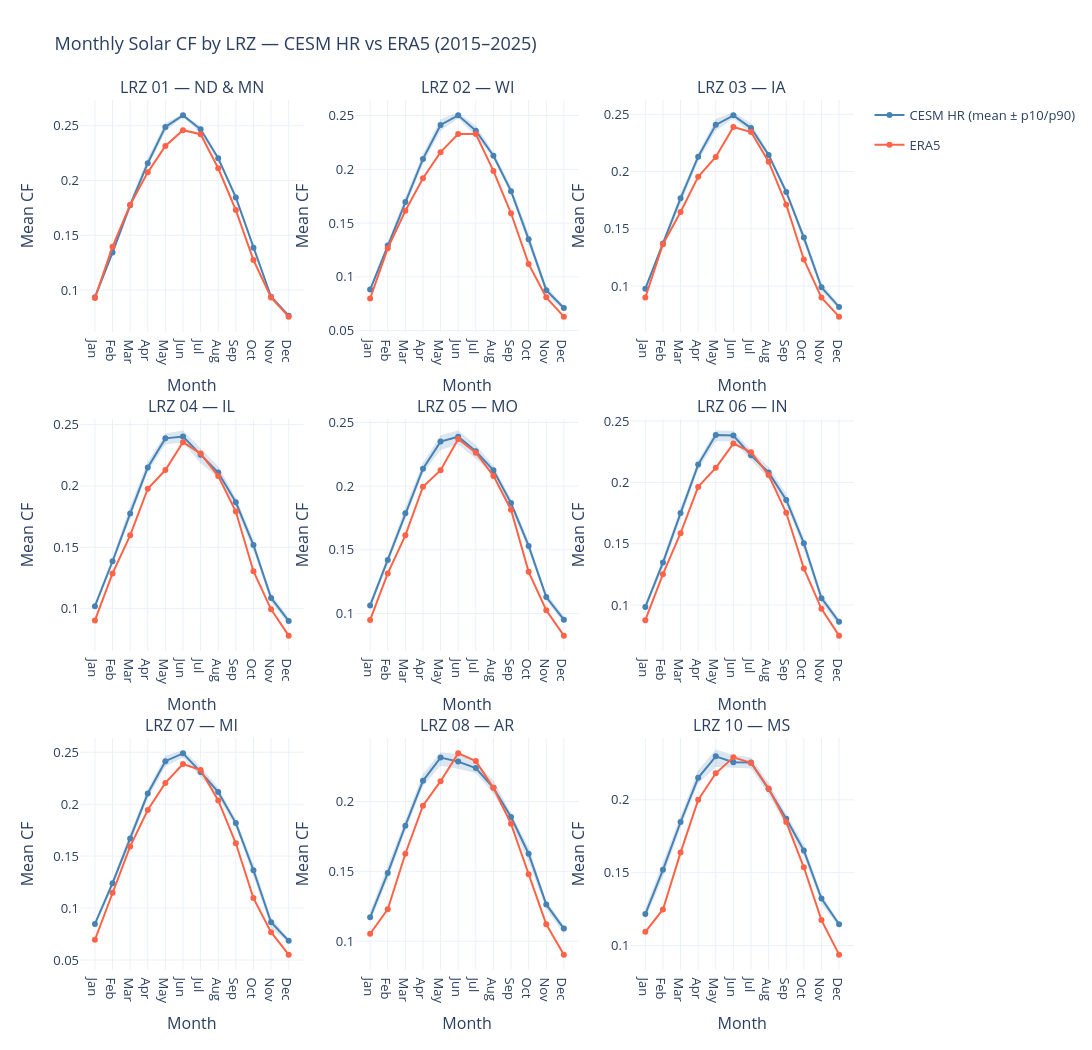

The cell this chart's notebook holds for it:
### Code cell
import plotly.graph_objects as go
from plotly.subplots import make_subplots
import plotly.colors

WEIGHTED_DIR = Path("Mapping/capacity_weighted")
ENSEMBLES    = [f"{i:03d}" for i in range(1, 20)]
LRZS         = ["01", "02", "03", "04", "05", "06", "07", "08", "10"]
MONTH_LABELS = ["Jan", "Feb", "Mar", "Apr", "May", "Jun",
                "Jul", "Aug", "Sep", "Oct", "Nov", "Dec"]

# ── Load ERA5 monthly means ───────────────────────────────────────────────────
era5_monthly = {}
for lrz in LRZS:
    df = pd.read_csv(WEIGHTED_DIR / "ERA5" / f"era5_solar_{int(lrz)}.csv")
    df.index = (pd.to_datetime(df["time"])
                .dt.tz_localize("UTC")
                .dt.tz_convert("US/Central"))
    era5_monthly[lrz] = df["cf"].groupby(df.index.month).mean().values  # (12,)

# ── Load CESM: per-ensemble monthly means → ensemble spread ──────────────────
cesm_monthly = {lrz: [] for lrz in LRZS}  # lrz → list of (12,) arrays, one per ens

for ens in ENSEMBLES:
    for lrz in LRZS:
        f = WEIGHTED_DIR / ens / f"solar_{lrz}.csv"
        if not f.exists():
            continue
        df = pd.read_csv(f)
        df.index = (pd.to_datetime(df["time"])
                    .dt.tz_localize("UTC")
                    .dt.tz_convert("US/Central"))
        df = df[df.index.year.isin(range(2015, 2026))]   # ← filter to 2015–2025
        cesm_monthly[lrz].append(df["cf"].groupby(df.index.month).mean().values)

# ── Plot ──────────────────────────────────────────────────────────────────────
ncols = 3
nrows = -(-len(LRZS) // ncols)

lrz_titles_long = {
    "01": "LRZ 01 — ND & MN", "02": "LRZ 02 — WI",  "03": "LRZ 03 — IA",
    "04": "LRZ 04 — IL",      "05": "LRZ 05 — MO",  "06": "LRZ 06 — IN",
    "07": "LRZ 07 — MI",      "08": "LRZ 08 — AR",  "10": "LRZ 10 — MS",
}

fig = make_subplots(
    rows=nrows, cols=ncols,
    subplot_titles=[lrz_titles_long[lrz] for lrz in LRZS],
    shared_yaxes=False,
    vertical_spacing=0.1,
)

for i, lrz in enumerate(LRZS):
    row, col = i // ncols + 1, i % ncols + 1
    show_legend = (i == 0)

    ens_matrix = np.array(cesm_monthly[lrz])        # (n_ens, 12)
    cesm_mean  = ens_matrix.mean(axis=0)
    cesm_p10   = np.percentile(ens_matrix, 10, axis=0)
    cesm_p90   = np.percentile(ens_matrix, 90, axis=0)

    # CESM shaded band
    fig.add_trace(go.Scatter(
        x=MONTH_LABELS + MONTH_LABELS[::-1],
        y=np.concatenate([cesm_p90, cesm_p10[::-1]]),
        fill="toself", fillcolor="rgba(70,130,180,0.2)",
        line=dict(width=0), hoverinfo="skip",
        legendgroup="CESM", showlegend=False,
    ), row=row, col=col)

    # CESM mean line
    fig.add_trace(go.Scatter(
        x=MONTH_LABELS, y=cesm_mean,
        name="CESM HR (mean ± p10/p90)",
        line=dict(color="steelblue", width=2),
        legendgroup="CESM", showlegend=show_legend,
    ), row=row, col=col)

    # ERA5 line
    fig.add_trace(go.Scatter(
        x=MONTH_LABELS, y=era5_monthly[lrz],
        name="ERA5",
        line=dict(color="tomato", width=2),
        legendgroup="ERA5", showlegend=show_legend,
    ), row=row, col=col)

fig.update_yaxes(title_text="Mean CF", range=[0, None])
fig.update_xaxes(title_text="Month")
fig.update_layout(
    height=350 * nrows,
    width=400 * ncols,
    title_text="Monthly Solar CF by LRZ — CESM HR vs ERA5 (2015–2025)",
    template="plotly_white",
    font_size=13,
)
fig.show()

### Figure 1 — Plotly figure (JSON) as saved in the notebook; plotly's stock layout.template omitted (floating-point values rounded to 4 significant figures)
{"data": [{"fill": "toself", "fillcolor": "rgba(70,130,180,0.2)", "hoverinfo": "skip", "legendgroup": "CESM", "line": {"width": 0}, "showlegend": false, "type": "scatter", "x": ["Jan", "Feb", "Mar", "Apr", "May", "Jun", "Jul", "Aug", "Sep", "Oct", "Nov", "Dec", "Dec", "Nov", "Oct", "Sep", "Aug", "Jul", "Jun", "May", "Apr", "Mar", "Feb", "Jan"], "xaxis": "x", "y": [0.09608, 0.1365, 0.1815, 0.2205, 0.2527, 0.2606, 0.2495, 0.2219, 0.1872, 0.1421, 0.09609, 0.07804, 0.07448, 0.09139, 0.1357, 0.1819, 0.2185, 0.2432, 0.2583, 0.2444, 0.2125, 0.1736, 0.1317, 0.09132], "yaxis": "y"}, {"legendgroup": "CESM", "line": {"color": "steelblue", "width": 2}, "name": "CESM HR (mean ± p10/p90)", "showlegend": true, "type": "scatter", "x": ["Jan", "Feb", "Mar", "Apr", "May", "Jun", "Jul", "Aug", "Sep", "Oct", "Nov", "Dec"], "xaxis": "x", "y": [0.09338, 0.1344, 0.1774, 0.2158, 0.2489, 0.2595, 0.2468, 0.2202, 0.1846, 0.1387, 0.09386, 0.07654], "yaxis": "y"}, {"legendgroup": "ERA5", "line": {"color": "tomato", "width": 2}, "name": "ERA5", "showlegend": true, "type": "scatter", "x": ["Jan", "Feb", "Mar", "Apr", "May", "Jun", "Jul", "Aug", "Sep", "Oct", "Nov", "Dec"], "xaxis": "x", "y": [0.09264, 0.1396, 0.1778, 0.2075, 0.2316, 0.246, 0.2423, 0.2112, 0.173, 0.1274, 0.09323, 0.07572], "yaxis": "y"}, {"fill": "toself", "fillcolor": "rgba(70,130,180,0.2)", "hoverinfo": "skip", "legendgroup": "CESM", "line": {"width": 0}, "showlegend": false, "type": "scatter", "x": ["Jan", "Feb", "Mar", "Apr", "May", "Jun", "Jul", "Aug", "Sep", "Oct", "Nov", "Dec", "Dec", "Nov", "Oct", "Sep", "Aug", "Jul", "Jun", "May", "Apr", "Mar", "Feb", "Jan"], "xaxis": "x2", "y": [0.09063, 0.1324, 0.1744, 0.2142, 0.2465, 0.2528, 0.2405, 0.2161, 0.1839, 0.1403, 0.09183, 0.07305, 0.06819, 0.08361, 0.1292, 0.1767, 0.2102, 0.2308, 0.2473, 0.236, 0.2049, 0.1656, 0.1252, 0.08566], "yaxis": "y2"}, {"legendgroup": "CESM", "line": {"color": "steelblue", "width": 2}, "name": "CESM HR (mean ± p10/p90)", "showlegend": false, "type": "scatter", "x": ["Jan", "Feb", "Mar", "Apr", "May", "Jun", "Jul", "Aug", "Sep", "Oct", "Nov", "Dec"], "xaxis": "x2", "y": [0.08823, 0.1291, 0.1697, 0.2097, 0.2413, 0.2502, 0.236, 0.2127, 0.1797, 0.1349, 0.08762, 0.07105], "yaxis": "y2"}, {"legendgroup": "ERA5", "line": {"color": "tomato", "width": 2}, "name": "ERA5", "showlegend": false, "type": "scatter", "x": ["Jan", "Feb", "Mar", "Apr", "May", "Jun", "Jul", "Aug", "Sep", "Oct", "Nov", "Dec"], "xaxis": "x2", "y": [0.0799, 0.1266, 0.1615, 0.1917, 0.216, 0.2328, 0.2328, 0.1985, 0.1591, 0.112, 0.08092, 0.06298], "yaxis": "y2"}, {"fill": "toself", "fillcolor": "rgba(70,130,180,0.2)", "hoverinfo": "skip", "legendgroup": "CESM", "line": {"width": 0}, "showlegend": false, "type": "scatter", "x": ["Jan", "Feb", "Mar", "Apr", "May", "Jun", "Jul", "Aug", "Sep", "Oct", "Nov", "Dec", "Dec", "Nov", "Oct", "Sep", "Aug", "Jul", "Jun", "May", "Apr", "Mar", "Feb", "Jan"], "xaxis": "x3", "y": [0.09978, 0.1397, 0.1809, 0.216, 0.2462, 0.2518, 0.2424, 0.2169, 0.1852, 0.1461, 0.1028, 0.08382, 0.07961, 0.09574, 0.1385, 0.18, 0.2122, 0.233, 0.2463, 0.2356, 0.2091, 0.1721, 0.1345, 0.09535], "yaxis": "y3"}, {"legendgroup": "CESM", "line": {"color": "steelblue", "width": 2}, "name": "CESM HR (mean ± p10/p90)", "showlegend": false, "type": "scatter", "x": ["Jan", "Feb", "Mar", "Apr", "May", "Jun", "Jul", "Aug", "Sep", "Oct", "Nov", "Dec"], "xaxis": "x3", "y": [0.09777, 0.1372, 0.1766, 0.213, 0.2407, 0.249, 0.2379, 0.2145, 0.1822, 0.1424, 0.09896, 0.08191], "yaxis": "y3"}, {"legendgroup": "ERA5", "line": {"color": "tomato", "width": 2}, "name": "ERA5", "showlegend": false, "type": "scatter", "x": ["Jan", "Feb", "Mar", "Apr", "May", "Jun", "Jul", "Aug", "Sep", "Oct", "Nov", "Dec"], "xaxis": "x3", "y": [0.09008, 0.1366, 0.1647, 0.1955, 0.2127, 0.2389, 0.2345, 0.2086, 0.1711, 0.1232, 0.09002, 0.07339], "yaxis": "y3"}, {"fill": "toself", "fillcolor": "rgba(70,130,180,0.2)", "hoverinfo": "skip", "legendgroup": "CESM", "line": {"width": 0}, "showlegend": false, "type": "scatter", "x": ["Jan", "Feb", "Mar", "Apr", "May", "Jun", "Jul", "Aug", "Sep", "Oct", "Nov", "Dec", "Dec", "Nov", "Oct", "Sep", "Aug", "Jul", "Jun", "May", "Apr", "Mar", "Feb", "Jan"], "xaxis": "x4", "y": [0.105, 0.1416, 0.1832, 0.2197, 0.2426, 0.2451, 0.2306, 0.2159, 0.1906, 0.156, 0.1122, 0.09248, 0.08691, 0.1053, 0.1473, 0.1816, 0.2069, 0.2186, 0.2354, 0.2337, 0.2113, 0.1738, 0.1356, 0.09989], "yaxis": "y4"}, {"legendgroup": "CESM", "line": {"color": "steelblue", "width": 2}, "name": "CESM HR (mean ± p10/p90)", "showlegend": false, "type": "scatter", "x": ["Jan", "Feb", "Mar", "Apr", "May", "Jun", "Jul", "Aug", "Sep", "Oct", "Nov", "Dec"], "xaxis": "x4", "y": [0.102, 0.1386, 0.1775, 0.2151, 0.2388, 0.2402, 0.2255, 0.2109, 0.1867, 0.1518, 0.1087, 0.08997], "yaxis": "y4"}, {"legendgroup": "ERA5", "line": {"color": "tomato", "width": 2}, "name": "ERA5", "showlegend": false, "type": "scatter", "x": ["Jan", "Feb", "Mar", "Apr", "May", "Jun", "Jul", "Aug", "Sep", "Oct", "Nov", "Dec"], "xaxis": "x4", "y": [0.09038, 0.1287, 0.1598, 0.1977, 0.213, 0.2356, 0.2263, 0.2081, 0.1791, 0.1304, 0.09943, 0.07797], "yaxis": "y4"}, {"fill": "toself", "fillcolor": "rgba(70,130,180,0.2)", "hoverinfo": "skip", "legendgroup": "CESM", "line": {"width": 0}, "showlegend": false, "type": "scatter", "x": ["Jan", "Feb", "Mar", "Apr", "May", "Jun", "Jul", "Aug", "Sep", "Oct", "Nov", "Dec", "Dec", "Nov", "Oct", "Sep", "Aug", "Jul", "Jun", "May", "Apr", "Mar", "Feb", "Jan"], "xaxis": "x5", "y": [0.1097, 0.1452, 0.1837, 0.2184, 0.24, 0.2436, 0.2325, 0.216, 0.1896, 0.1567, 0.1162, 0.09796, 0.09262, 0.1101, 0.1495, 0.1825, 0.2089, 0.2215, 0.2329, 0.2283, 0.2101, 0.1742, 0.1389, 0.1034], "yaxis": "y5"}, {"legendgroup": "CESM", "line": {"color": "steelblue", "width": 2}, "name": "CESM HR (mean ± p10/p90)", "showlegend": false, "type": "scatter", "x": ["Jan", "Feb", "Mar", "Apr", "May", "Jun", "Jul", "Aug", "Sep", "Oct", "Nov", "Dec"], "xaxis": "x5", "y": [0.1064, 0.1421, 0.1788, 0.2137, 0.235, 0.2388, 0.2273, 0.2125, 0.1867, 0.1531, 0.113, 0.09517], "yaxis": "y5"}, {"legendgroup": "ERA5", "line": {"color": "tomato", "width": 2}, "name": "ERA5", "showlegend": false, "type": "scatter", "x": ["Jan", "Feb", "Mar", "Apr", "May", "Jun", "Jul", "Aug", "Sep", "Oct", "Nov", "Dec"], "xaxis": "x5", "y": [0.09504, 0.1315, 0.1614, 0.1995, 0.2126, 0.237, 0.2262, 0.2081, 0.1815, 0.1328, 0.1026, 0.08267], "yaxis": "y5"}, {"fill": "toself", "fillcolor": "rgba(70,130,180,0.2)", "hoverinfo": "skip", "legendgroup": "CESM", "line": {"width": 0}, "showlegend": false, "type": "scatter", "x": ["Jan", "Feb", "Mar", "Apr", "May", "Jun", "Jul", "Aug", "Sep", "Oct", "Nov", "Dec", "Dec", "Nov", "Oct", "Sep", "Aug", "Jul", "Jun", "May", "Apr", "Mar", "Feb", "Jan"], "xaxis": "x6", "y": [0.1013, 0.138, 0.1793, 0.2178, 0.2422, 0.2421, 0.2263, 0.2126, 0.1907, 0.1545, 0.1089, 0.08871, 0.08269, 0.1019, 0.1454, 0.1817, 0.2032, 0.2183, 0.2336, 0.2336, 0.2105, 0.1704, 0.1301, 0.09618], "yaxis": "y6"}, {"legendgroup": "CESM", "line": {"color": "steelblue", "width": 2}, "name": "CESM HR (mean ± p10/p90)", "showlegend": false, "type": "scatter", "x": ["Jan", "Feb", "Mar", "Apr", "May", "Jun", "Jul", "Aug", "Sep", "Oct", "Nov", "Dec"], "xaxis": "x6", "y": [0.09842, 0.1346, 0.175, 0.2145, 0.2385, 0.2381, 0.222, 0.2081, 0.1857, 0.1504, 0.1056, 0.08632], "yaxis": "y6"}, {"legendgroup": "ERA5", "line": {"color": "tomato", "width": 2}, "name": "ERA5", "showlegend": false, "type": "scatter", "x": ["Jan", "Feb", "Mar", "Apr", "May", "Jun", "Jul", "Aug", "Sep", "Oct", "Nov", "Dec"], "xaxis": "x6", "y": [0.0877, 0.1252, 0.1586, 0.1963, 0.2119, 0.2316, 0.2247, 0.2059, 0.1752, 0.1299, 0.0969, 0.07505], "yaxis": "y6"}, {"fill": "toself", "fillcolor": "rgba(70,130,180,0.2)", "hoverinfo": "skip", "legendgroup": "CESM", "line": {"width": 0}, "showlegend": false, "type": "scatter", "x": ["Jan", "Feb", "Mar", "Apr", "May", "Jun", "Jul", "Aug", "Sep", "Oct", "Nov", "Dec", "Dec", "Nov", "Oct", "Sep", "Aug", "Jul", "Jun", "May", "Apr", "Mar", "Feb", "Jan"], "xaxis": "x7", "y": [0.08735, 0.1273, 0.1722, 0.2141, 0.2467, 0.252, 0.2363, 0.2159, 0.1853, 0.1423, 0.09076, 0.06982, 0.06625, 0.08087, 0.1309, 0.1777, 0.2074, 0.2258, 0.245, 0.2362, 0.2054, 0.1624, 0.1197, 0.08184], "yaxis": "y7"}, {"legendgroup": "CESM", "line": {"color": "steelblue", "width": 2}, "name": "CESM HR (mean ± p10/p90)", "showlegend": false, "type": "scatter", "x": ["Jan", "Feb", "Mar", "Apr", "May", "Jun", "Jul", "Aug", "Sep", "Oct", "Nov", "Dec"], "xaxis": "x7", "y": [0.08472, 0.1239, 0.167, 0.2102, 0.2414, 0.2489, 0.2311, 0.2117, 0.1818, 0.1363, 0.08629, 0.06847], "yaxis": "y7"}, {"legendgroup": "ERA5", "line": {"color": "tomato", "width": 2}, "name": "ERA5", "showlegend": false, "type": "scatter", "x": ["Jan", "Feb", "Mar", "Apr", "May", "Jun", "Jul", "Aug", "Sep", "Oct", "Nov", "Dec"], "xaxis": "x7", "y": [0.06945, 0.1147, 0.1593, 0.1943, 0.2205, 0.2386, 0.2328, 0.2036, 0.1623, 0.1095, 0.07672, 0.0551], "yaxis": "y7"}, {"fill": "toself", "fillcolor": "rgba(70,130,180,0.2)", "hoverinfo": "skip", "legendgroup": "CESM", "line": {"width": 0}, "showlegend": false, "type": "scatter", "x": ["Jan", "Feb", "Mar", "Apr", "May", "Jun", "Jul", "Aug", "Sep", "Oct", "Nov", "Dec", "Dec", "Nov", "Oct", "Sep", "Aug", "Jul", "Jun", "May", "Apr", "Mar", "Feb", "Jan"], "xaxis": "x8", "y": [0.1211, 0.1537, 0.1866, 0.22, 0.2352, 0.234, 0.2275, 0.2152, 0.1916, 0.1671, 0.129, 0.1111, 0.105, 0.1231, 0.1569, 0.1848, 0.2055, 0.2205, 0.2235, 0.2256, 0.211, 0.1793, 0.1443, 0.1139], "yaxis": "y8"}, {"legendgroup": "CESM", "line": {"color": "steelblue", "width": 2}, "name": "CESM HR (mean ± p10/p90)", "showlegend": false, "type": "scatter", "x": ["Jan", "Feb", "Mar", "Apr", "May", "Jun", "Jul", "Aug", "Sep", "Oct", "Nov", "Dec"], "xaxis": "x8", "y": [0.1171, 0.1488, 0.1827, 0.2149, 0.2315, 0.2286, 0.224, 0.2098, 0.1889, 0.1626, 0.1263, 0.109], "yaxis": "y8"}, {"legendgroup": "ERA5", "line": {"color": "tomato", "width": 2}, "name": "ERA5", "showlegend": false, "type": "scatter", "x": ["Jan", "Feb", "Mar", "Apr", "May", "Jun", "Jul", "Aug", "Sep", "Oct", "Nov", "Dec"], "xaxis": "x8", "y": [0.1054, 0.1229, 0.1626, 0.197, 0.2146, 0.2345, 0.229, 0.2098, 0.1841, 0.148, 0.1121, 0.09036], "yaxis": "y8"}, {"fill": "toself", "fillcolor": "rgba(70,130,180,0.2)", "hoverinfo": "skip", "legendgroup": "CESM", "line": {"width": 0}, "showlegend": false, "type": "scatter", "x": ["Jan", "Feb", "Mar", "Apr", "May", "Jun", "Jul", "Aug", "Sep", "Oct", "Nov", "Dec", "Dec", "Nov", "Oct", "Sep", "Aug", "Jul", "Jun", "May", "Apr", "Mar", "Feb", "Jan"], "xaxis": "x9", "y": [0.1257, 0.1568, 0.1886, 0.2202, 0.2345, 0.2308, 0.229, 0.2116, 0.1903, 0.1693, 0.1351, 0.1165, 0.1124, 0.1287, 0.1612, 0.1819, 0.2035, 0.2214, 0.2218, 0.2226, 0.2111, 0.1808, 0.147, 0.1184], "yaxis": "y9"}, {"legendgroup": "CESM", "line": {"color": "steelblue", "width": 2}, "name": "CESM HR (mean ± p10/p90)", "showlegend": false, "type": "scatter", "x": ["Jan", "Feb", "Mar", "Apr", "May", "Jun", "Jul", "Aug", "Sep", "Oct", "Nov", "Dec"], "xaxis": "x9", "y": [0.1216, 0.152, 0.1848, 0.2151, 0.2298, 0.2258, 0.2257, 0.2074, 0.187, 0.1653, 0.1323, 0.1146], "yaxis": "y9"}, {"legendgroup": "ERA5", "line": {"color": "tomato", "width": 2}, "name": "ERA5", "showlegend": false, "type": "scatter", "x": ["Jan", "Feb", "Mar", "Apr", "May", "Jun", "Jul", "Aug", "Sep", "Oct", "Nov", "Dec"], "xaxis": "x9", "y": [0.1094, 0.1248, 0.1638, 0.2, 0.2182, 0.2291, 0.2253, 0.2078, 0.1848, 0.1537, 0.1175, 0.09379], "yaxis": "y9"}], "layout": {"annotations": [{"font": {"size": 16}, "showarrow": false, "text": "LRZ 01 — ND & MN", "x": 0.1444, "xanchor": "center", "xref": "paper", "y": 1, "yanchor": "bottom", "yref": "paper"}, {"font": {"size": 16}, "showarrow": false, "text": "LRZ 02 — WI", "x": 0.5, "xanchor": "center", "xref": "paper", "y": 1, "yanchor": "bottom", "yref": "paper"}, {"font": {"size": 16}, "showarrow": false, "text": "LRZ 03 — IA", "x": 0.8556, "xanchor": "center", "xref": "paper", "y": 1, "yanchor": "bottom", "yref": "paper"}, {"font": {"size": 16}, "showarrow": false, "text": "LRZ 04 — IL", "x": 0.1444, "xanchor": "center", "xref": "paper", "y": 0.6333, "yanchor": "bottom", "yref": "paper"}, {"font": {"size": 16}, "showarrow": false, "text": "LRZ 05 — MO", "x": 0.5, "xanchor": "center", "xref": "paper", "y": 0.6333, "yanchor": "bottom", "yref": "paper"}, {"font": {"size": 16}, "showarrow": false, "text": "LRZ 06 — IN", "x": 0.8556, "xanchor": "center", "xref": "paper", "y": 0.6333, "yanchor": "bottom", "yref": "paper"}, {"font": {"size": 16}, "showarrow": false, "text": "LRZ 07 — MI", "x": 0.1444, "xanchor": "center", "xref": "paper", "y": 0.2667, "yanchor": "bottom", "yref": "paper"}, {"font": {"size": 16}, "showarrow": false, "text": "LRZ 08 — AR", "x": 0.5, "xanchor": "center", "xref": "paper", "y": 0.2667, "yanchor": "bottom", "yref": "paper"}, {"font": {"size": 16}, "showarrow": false, "text": "LRZ 10 — MS", "x": 0.8556, "xanchor": "center", "xref": "paper", "y": 0.2667, "yanchor": "bottom", "yref": "paper"}], "font": {"size": 13}, "height": 1050, "title": {"text": "Monthly Solar CF by LRZ — CESM HR vs ERA5 (2015–2025)"}, "width": 1200, "xaxis": {"anchor": "y", "domain": [0, 0.2889], "title": {"text": "Month"}}, "xaxis2": {"anchor": "y2", "domain": [0.3556, 0.6444], "title": {"text": "Month"}}, "xaxis3": {"anchor": "y3", "domain": [0.7111, 1], "title": {"text": "Month"}}, "xaxis4": {"anchor": "y4", "domain": [0, 0.2889], "title": {"text": "Month"}}, "xaxis5": {"anchor": "y5", "domain": [0.3556, 0.6444], "title": {"text": "Month"}}, "xaxis6": {"anchor": "y6", "domain": [0.7111, 1], "title": {"text": "Month"}}, "xaxis7": {"anchor": "y7", "domain": [0, 0.2889], "title": {"text": "Month"}}, "xaxis8": {"anchor": "y8", "domain": [0.3556, 0.6444], "title": {"text": "Month"}}, "xaxis9": {"anchor": "y9", "domain": [0.7111, 1], "title": {"text": "Month"}}, "yaxis": {"anchor": "x", "domain": [0.7333, 1], "range": [0, null], "title": {"text": "Mean CF"}}, "yaxis2": {"anchor": "x2", "domain": [0.7333, 1], "range": [0, null], "title": {"text": "Mean CF"}}, "yaxis3": {"anchor": "x3", "domain": [0.7333, 1], "range": [0, null], "title": {"text": "Mean CF"}}, "yaxis4": {"anchor": "x4", "domain": [0.3667, 0.6333], "range": [0, null], "title": {"text": "Mean CF"}}, "yaxis5": {"anchor": "x5", "domain": [0.3667, 0.6333], "range": [0, null], "title": {"text": "Mean CF"}}, "yaxis6": {"anchor": "x6", "domain": [0.3667, 0.6333], "range": [0, null], "title": {"text": "Mean CF"}}, "yaxis7": {"anchor": "x7", "domain": [0, 0.2667], "range": [0, null], "title": {"text": "Mean CF"}}, "yaxis8": {"anchor": "x8", "domain": [0, 0.2667], "range": [0, null], "title": {"text": "Mean CF"}}, "yaxis9": {"anchor": "x9", "domain": [0, 0.2667], "range": [0, null], "title": {"text": "Mean CF"}}}}
